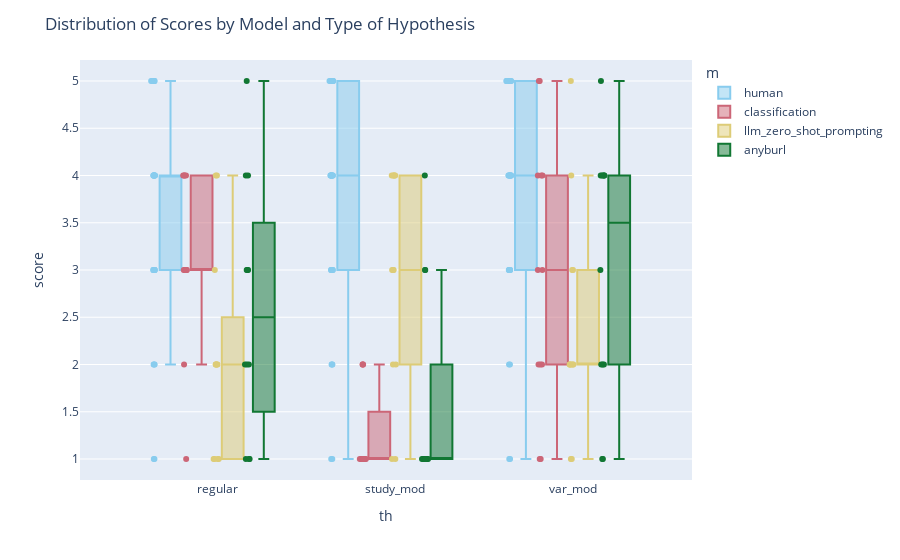

The notebook cell this image was saved under:
### Code cell
color_palette = px.colors.qualitative.Safe
columns = ["user_id", "score", "th", "giv", "i_shuffled", "m"]
df_score_h_ai_human = pd.concat([human_h[columns], ai_h[columns]])

fig = px.box(df_score_h_ai_human, x='th', y='score', color='m', points='all',
             #labels={'Score': 'Scores', 'Model': 'Models', 'Type of Hypothesis': 'Type of Hypothesis'}
             color_discrete_sequence=color_palette
             )
fig.update_layout(title='Distribution of Scores by Model and Type of Hypothesis')
fig.write_image("../visualisations/user_studies_ai_human_h_scores.pdf", format='pdf')
fig.show()

### Figure 1 — Plotly figure (JSON) as saved in the notebook; plotly's stock layout.template omitted (floating-point values rounded to 4 significant figures)
{"data": [{"alignmentgroup": "True", "boxpoints": "all", "hovertemplate": "m=human<br>th=%{x}<br>score=%{y}<extra></extra>", "legendgroup": "human", "marker": {"color": "rgb(136, 204, 238)"}, "name": "human", "notched": false, "offsetgroup": "human", "orientation": "v", "showlegend": true, "type": "box", "x": ["regular", "regular", "regular", "regular", "regular", "regular", "regular", "regular", "regular", "regular", "regular", "regular", "regular", "regular", "regular", "regular", "regular", "regular", "regular", "regular", "regular", "regular", "regular", "regular", "regular", "regular", "regular", "regular", "regular", "regular", "study_mod", "study_mod", "study_mod", "study_mod", "study_mod", "study_mod", "study_mod", "study_mod", "study_mod", "study_mod", "study_mod", "study_mod", "study_mod", "study_mod", "study_mod", "study_mod", "study_mod", "study_mod", "study_mod", "study_mod", "study_mod", "study_mod", "study_mod", "study_mod", "study_mod", "study_mod", "study_mod", "study_mod", "study_mod", "study_mod", "var_mod", "var_mod", "var_mod", "var_mod", "var_mod", "var_mod", "var_mod", "var_mod", "var_mod", "var_mod", "var_mod", "var_mod", "var_mod", "var_mod", "var_mod", "var_mod", "var_mod", "var_mod", "var_mod", "var_mod", "var_mod", "var_mod", "var_mod", "var_mod", "var_mod", "var_mod", "var_mod", "var_mod", "var_mod", "var_mod"], "x0": " ", "xaxis": "x", "y": [3, 5, 2, 1, 4, 2, 3, 4, 3, 4, 5, 3, 5, 4, 5, 1, 2, 4, 3, 5, 3, 3, 3, 4, 4, 5, 5, 4, 4, 3, 1, 4, 2, 3, 5, 4, 3, 3, 4, 3, 5, 5, 5, 4, 4, 1, 5, 4, 3, 2, 4, 4, 3, 4, 2, 5, 5, 5, 4, 4, 2, 3, 4, 1, 5, 4, 5, 4, 3, 3, 5, 5, 5, 4, 4, 1, 2, 5, 3, 4, 5, 5, 4, 4, 3, 5, 5, 5, 5, 4], "y0": " ", "yaxis": "y"}, {"alignmentgroup": "True", "boxpoints": "all", "hovertemplate": "m=classification<br>th=%{x}<br>score=%{y}<extra></extra>", "legendgroup": "classification", "marker": {"color": "rgb(204, 102, 119)"}, "name": "classification", "notched": false, "offsetgroup": "classification", "orientation": "v", "showlegend": true, "type": "box", "x": ["regular", "regular", "regular", "regular", "regular", "regular", "regular", "regular", "regular", "regular", "regular", "regular", "study_mod", "study_mod", "study_mod", "study_mod", "study_mod", "study_mod", "study_mod", "study_mod", "study_mod", "study_mod", "study_mod", "study_mod", "var_mod", "var_mod", "var_mod", "var_mod", "var_mod", "var_mod", "var_mod", "var_mod", "var_mod", "var_mod", "var_mod", "var_mod"], "x0": " ", "xaxis": "x", "y": [3, 2, 3, 4, 4, 1, 3, 3, 3, 4, 3, 4, 1, 1, 1, 2, 2, 2, 1, 1, 1, 1, 1, 1, 4, 2, 1, 4, 2, 1, 2, 3, 5, 4, 3, 5], "y0": " ", "yaxis": "y"}, {"alignmentgroup": "True", "boxpoints": "all", "hovertemplate": "m=llm_zero_shot_prompting<br>th=%{x}<br>score=%{y}<extra></extra>", "legendgroup": "llm_zero_shot_prompting", "marker": {"color": "rgb(221, 204, 119)"}, "name": "llm_zero_shot_prompting", "notched": false, "offsetgroup": "llm_zero_shot_prompting", "orientation": "v", "showlegend": true, "type": "box", "x": ["regular", "regular", "regular", "regular", "regular", "regular", "regular", "regular", "regular", "regular", "regular", "regular", "study_mod", "study_mod", "study_mod", "study_mod", "study_mod", "study_mod", "study_mod", "study_mod", "study_mod", "study_mod", "study_mod", "study_mod", "var_mod", "var_mod", "var_mod", "var_mod", "var_mod", "var_mod", "var_mod", "var_mod", "var_mod", "var_mod", "var_mod", "var_mod"], "x0": " ", "xaxis": "x", "y": [2, 1, 4, 1, 3, 4, 2, 2, 1, 2, 2, 1, 2, 2, 1, 4, 3, 1, 4, 4, 3, 4, 4, 3, 2, 2, 1, 4, 2, 1, 5, 3, 2, 3, 2, 2], "y0": " ", "yaxis": "y"}, {"alignmentgroup": "True", "boxpoints": "all", "hovertemplate": "m=anyburl<br>th=%{x}<br>score=%{y}<extra></extra>", "legendgroup": "anyburl", "marker": {"color": "rgb(17, 119, 51)"}, "name": "anyburl", "notched": false, "offsetgroup": "anyburl", "orientation": "v", "showlegend": true, "type": "box", "x": ["regular", "regular", "regular", "regular", "regular", "regular", "regular", "regular", "regular", "regular", "regular", "regular", "study_mod", "study_mod", "study_mod", "study_mod", "study_mod", "study_mod", "study_mod", "study_mod", "study_mod", "study_mod", "study_mod", "study_mod", "var_mod", "var_mod", "var_mod", "var_mod", "var_mod", "var_mod", "var_mod", "var_mod", "var_mod", "var_mod", "var_mod", "var_mod"], "x0": " ", "xaxis": "x", "y": [5, 2, 1, 4, 4, 1, 2, 2, 1, 3, 3, 3, 1, 1, 1, 3, 1, 1, 3, 4, 1, 1, 1, 1, 2, 4, 1, 2, 2, 1, 4, 4, 4, 3, 4, 5], "y0": " ", "yaxis": "y"}], "layout": {"boxmode": "group", "legend": {"title": {"text": "m"}, "tracegroupgap": 0}, "margin": {"t": 60}, "title": {"text": "Distribution of Scores by Model and Type of Hypothesis"}, "xaxis": {"anchor": "y", "domain": [0, 1], "title": {"text": "th"}}, "yaxis": {"anchor": "x", "domain": [0, 1], "title": {"text": "score"}}}}
